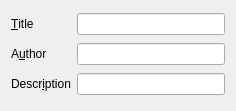
<?xml version="1.0" encoding="UTF-8"?>
<ui version="4.0">
 <class>GeneralData</class>
 <widget class="QWidget" name="GeneralData">
  <property name="geometry">
   <rect>
    <x>0</x>
    <y>0</y>
    <width>236</width>
    <height>111</height>
   </rect>
  </property>
  <property name="windowTitle">
   <string>Dialog</string>
  </property>
  <layout class="QGridLayout" name="gridLayout">
   <item row="0" column="0">
    <widget class="QLabel" name="label_2">
     <property name="text">
      <string>&amp;Title</string>
     </property>
     <property name="buddy">
      <cstring>title_lineedit</cstring>
     </property>
    </widget>
   </item>
   <item row="0" column="1">
    <widget class="QLineEdit" name="title_lineedit"/>
   </item>
   <item row="1" column="0">
    <widget class="QLabel" name="label_4">
     <property name="text">
      <string>A&amp;uthor</string>
     </property>
     <property name="buddy">
      <cstring>author_lineedit</cstring>
     </property>
    </widget>
   </item>
   <item row="1" column="1">
    <widget class="QLineEdit" name="author_lineedit"/>
   </item>
   <item row="2" column="0">
    <widget class="QLabel" name="label_3">
     <property name="text">
      <string>Descr&amp;iption</string>
     </property>
     <property name="buddy">
      <cstring>description_lineedit</cstring>
     </property>
    </widget>
   </item>
   <item row="2" column="1">
    <widget class="QLineEdit" name="description_lineedit"/>
   </item>
  </layout>
  <zorder>author_lineedit</zorder>
  <zorder>description_lineedit</zorder>
  <zorder>label_3</zorder>
  <zorder>title_lineedit</zorder>
  <zorder>label_2</zorder>
 </widget>
 <tabstops>
  <tabstop>title_lineedit</tabstop>
  <tabstop>author_lineedit</tabstop>
  <tabstop>description_lineedit</tabstop>
 </tabstops>
 <resources/>
 <connections/>
</ui>
